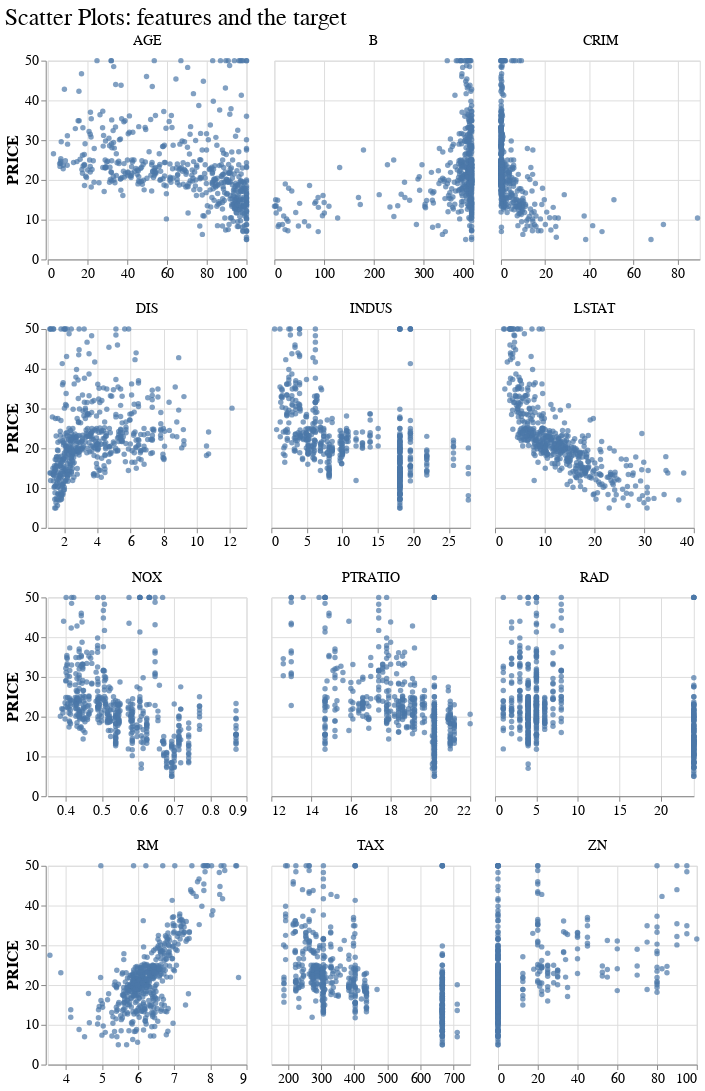

The notebook cell saved with this chart:
### Code cell
num_cols = [c for c in df_boston.columns if c not in ["CHAS","PRICE"]]

alt.Chart(df_boston)\
   .transform_fold(fold=num_cols, as_=["variable","value"])\
   .mark_circle()\
   .encode(x=alt.X("value:Q", title=None, scale=alt.Scale(zero=False)), 
           y="PRICE:Q",
           facet=alt.Facet("variable:N", title=None, columns=3))\
   .resolve_scale(x="independent")\
   .properties(height=200, width=200, title="Scatter Plots: features and the target")

### Figure 1 — Vega-Lite specification as saved in the notebook (floating-point values rounded to 4 significant figures; data arrays with more than 128 entries replaced by an {"elided": "..."} marker saying what was removed)
{"config": {"view": {"height": 400, "width": 800}, "title": {"fontSize": 24, "fontWeight": "normal", "titleAlign": "center"}, "axisLeft": {"labelFontSize": 14, "titleFontSize": 16}, "axisRight": {"labelFontSize": 14, "titleFontSize": 16}, "header": {"labelFontSize": 14, "titleFontSize": 16, "titleAlign": "left"}, "axisBottom": {"labelFontSize": 14, "titleFontSize": 16}, "legend": {"labelFontSize": 12, "titleFontSize": 14}}, "data": {"name": "data-4c53657cbae4dbfddc0822d289e30ffc"}, "mark": "circle", "encoding": {"facet": {"type": "nominal", "columns": 3, "field": "variable", "title": null}, "x": {"type": "quantitative", "field": "value", "scale": {"zero": false}, "title": null}, "y": {"type": "quantitative", "field": "PRICE"}}, "height": 200, "resolve": {"scale": {"x": "independent"}}, "title": "Scatter Plots: features and the target", "transform": [{"fold": ["CRIM", "ZN", "INDUS", "NOX", "RM", "AGE", "DIS", "RAD", "TAX", "PTRATIO", "B", "LSTAT"], "as": ["variable", "value"]}], "width": 200, "$schema": "https://vega.github.io/schema/vega-lite/v4.8.1.json", "datasets": {"data-4c53657cbae4dbfddc0822d289e30ffc": {"elided": "506 records"}}}
